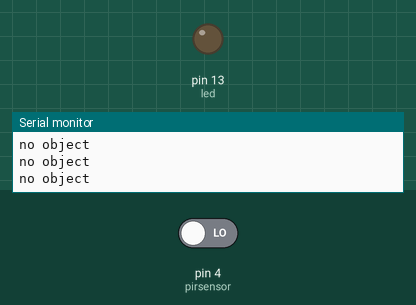
A sketch run on a simulated Arduino Uno, built with avr-gcc and run on an emulated ATmega328P. Parts: output pins drawn as LEDs (lit = HIGH), the last lines printed to the serial monitor. Inputs (shaded band) come from the test bench; at power-on: pin 4 (pirsensor) LOW.

Above: at 1.2 s.
1.3 s: pin 4 (pirsensor) driven HIGH
At 2.4 s:
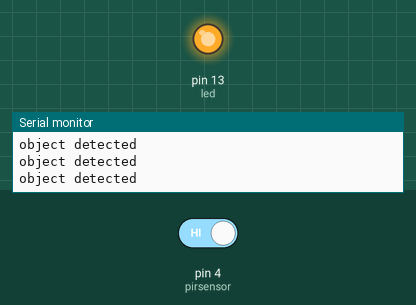
2.8 s: pin 4 (pirsensor) driven LOW
At 3.6 s:
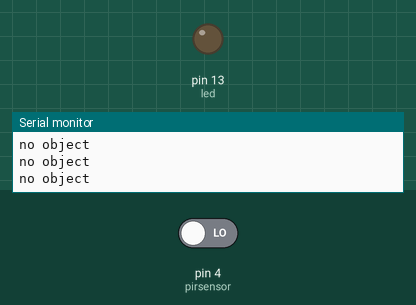
Timing chart, 0 to 5.8 s (numbered marks = the images above; inputs shaded):
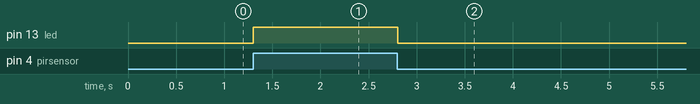

Measured:
- after the input at 1.3 s, pin 13 (led): LOW → HIGH at once
- after the input at 2.8 s, pin 13 (led): HIGH → LOW at once

The sketch:

task_1_1_3.ino
```cpp
int pirsensor = 4;                          // sensor connected here
int led = LED_BUILTIN;                    // for feedback
int val;                                  // value to be read by the sensor pin
void setup() {
  // put your setup code here, to run once:
  pinMode(pirsensor, INPUT);
  pinMode(led,OUTPUT);
  Serial.begin(9600);
}

void loop() {
  // put your main code here, to run repeatedly:
  val = digitalRead(pirsensor);

  if (val == HIGH)
  {
    Serial.println("object detected ");
    digitalWrite(led, HIGH);
  }
  else
  {
    digitalWrite(led,LOW);
    Serial.println("no object");
  }
  delay(100);
}
```
